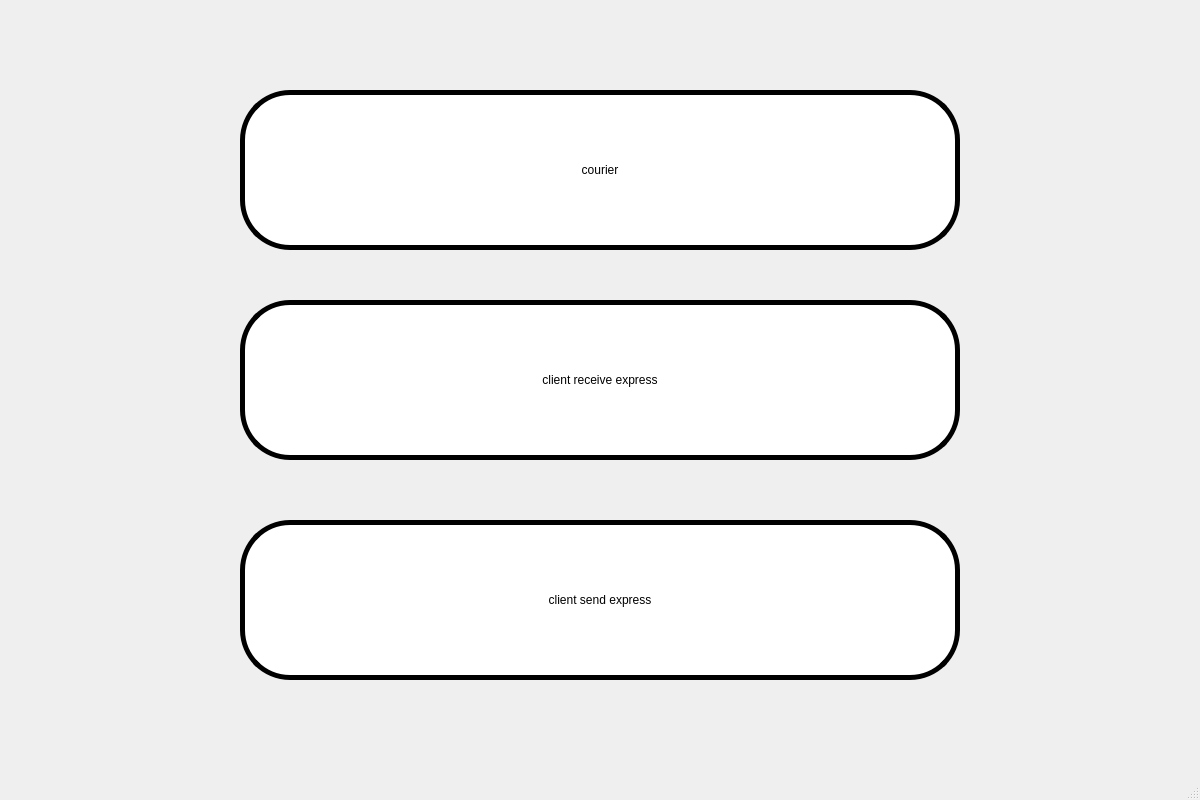
<?xml version="1.0" encoding="UTF-8"?>
<ui version="4.0">
 <class>Main</class>
 <widget class="QMainWindow" name="Main">
  <property name="geometry">
   <rect>
    <x>0</x>
    <y>0</y>
    <width>1200</width>
    <height>800</height>
   </rect>
  </property>
  <property name="windowTitle">
   <string>MainWindow</string>
  </property>
  <property name="styleSheet">
   <string notr="true">QWidget#centralwidget {
border-image: url(:/register/背景1.jpg)
}
</string>
  </property>
  <widget class="QWidget" name="centralwidget">
   <widget class="QPushButton" name="pushButton_send">
    <property name="geometry">
     <rect>
      <x>240</x>
      <y>520</y>
      <width>720</width>
      <height>160</height>
     </rect>
    </property>
    <property name="styleSheet">
     <string notr="true">QPushButton{
   border-radius: 50px;
   background-color:rgb(255, 255, 255);
   border:5px solid rgb(0, 0, 0);
   font: 30pt &quot;Algerian&quot;;
}
</string>
    </property>
    <property name="text">
     <string>client send express</string>
    </property>
    <property name="checkable">
     <bool>false</bool>
    </property>
    <property name="autoRepeatInterval">
     <number>100</number>
    </property>
   </widget>
   <widget class="QPushButton" name="pushButton_receive">
    <property name="geometry">
     <rect>
      <x>240</x>
      <y>300</y>
      <width>720</width>
      <height>160</height>
     </rect>
    </property>
    <property name="styleSheet">
     <string notr="true">QPushButton{
   border-radius: 50px;
   background-color:rgb(255, 255, 255);
   border:5px solid rgb(0, 0, 0);
   font: 30pt &quot;Algerian&quot;;
}
</string>
    </property>
    <property name="text">
     <string>client receive express</string>
    </property>
    <property name="checkable">
     <bool>false</bool>
    </property>
   </widget>
   <widget class="QPushButton" name="pushButton_courier">
    <property name="enabled">
     <bool>true</bool>
    </property>
    <property name="geometry">
     <rect>
      <x>240</x>
      <y>90</y>
      <width>720</width>
      <height>160</height>
     </rect>
    </property>
    <property name="styleSheet">
     <string notr="true">QPushButton{
   border-radius: 50px;
   background-color:rgb(255, 255, 255);
   border:5px solid rgb(0, 0, 0);
   font: 30pt &quot;Algerian&quot;;
}
</string>
    </property>
    <property name="text">
     <string>courier</string>
    </property>
    <property name="checkable">
     <bool>false</bool>
    </property>
   </widget>
  </widget>
  <widget class="QMenuBar" name="menubar">
   <property name="geometry">
    <rect>
     <x>0</x>
     <y>0</y>
     <width>1200</width>
     <height>26</height>
    </rect>
   </property>
  </widget>
  <widget class="QStatusBar" name="statusbar"/>
 </widget>
 <resources>
  <include location="images.qrc"/>
 </resources>
 <connections>
  <connection>
   <sender>pushButton_receive</sender>
   <signal>clicked()</signal>
   <receiver>Main</receiver>
   <slot>turn_win()</slot>
   <hints>
    <hint type="sourcelabel">
     <x>379</x>
     <y>284</y>
    </hint>
    <hint type="destinationlabel">
     <x>239</x>
     <y>50</y>
    </hint>
   </hints>
  </connection>
  <connection>
   <sender>pushButton_send</sender>
   <signal>clicked()</signal>
   <receiver>Main</receiver>
   <slot>turn_send_win()</slot>
   <hints>
    <hint type="sourcelabel">
     <x>635</x>
     <y>300</y>
    </hint>
    <hint type="destinationlabel">
     <x>419</x>
     <y>46</y>
    </hint>
   </hints>
  </connection>
  <connection>
   <sender>pushButton_courier</sender>
   <signal>clicked()</signal>
   <receiver>Main</receiver>
   <slot>turn_courier_win()</slot>
   <hints>
    <hint type="sourcelabel">
     <x>183</x>
     <y>313</y>
    </hint>
    <hint type="destinationlabel">
     <x>62</x>
     <y>49</y>
    </hint>
   </hints>
  </connection>
 </connections>
 <slots>
  <slot>turn_win()</slot>
  <slot>turn_send_win()</slot>
  <slot>turn_courier_win()</slot>
 </slots>
</ui>
